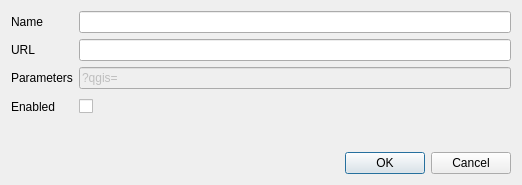
<?xml version="1.0" encoding="UTF-8"?>
<ui version="4.0">
 <author>Borys Jurgiel</author>
 <class>QgsPluginInstallerRepositoryDetailsDialogBase</class>
 <widget class="QDialog" name="QgsPluginInstallerRepositoryDetailsDialogBase">
  <property name="geometry">
   <rect>
    <x>0</x>
    <y>0</y>
    <width>522</width>
    <height>185</height>
   </rect>
  </property>
  <property name="sizePolicy">
   <sizepolicy hsizetype="Preferred" vsizetype="Preferred">
    <horstretch>0</horstretch>
    <verstretch>0</verstretch>
   </sizepolicy>
  </property>
  <property name="windowTitle">
   <string>Repository details</string>
  </property>
  <property name="statusTip">
   <string/>
  </property>
  <property name="whatsThis">
   <string/>
  </property>
  <layout class="QGridLayout">
   <item row="5" column="1" colspan="2">
    <widget class="QLabel" name="labelInfo">
     <property name="enabled">
      <bool>true</bool>
     </property>
     <property name="sizePolicy">
      <sizepolicy hsizetype="Expanding" vsizetype="Fixed">
       <horstretch>0</horstretch>
       <verstretch>0</verstretch>
      </sizepolicy>
     </property>
     <property name="palette">
      <palette>
       <active>
        <colorrole role="WindowText">
         <brush brushstyle="SolidPattern">
          <color alpha="255">
           <red>175</red>
           <green>0</green>
           <blue>0</blue>
          </color>
         </brush>
        </colorrole>
       </active>
       <inactive>
        <colorrole role="WindowText">
         <brush brushstyle="SolidPattern">
          <color alpha="255">
           <red>175</red>
           <green>0</green>
           <blue>0</blue>
          </color>
         </brush>
        </colorrole>
       </inactive>
       <disabled>
        <colorrole role="WindowText">
         <brush brushstyle="SolidPattern">
          <color alpha="255">
           <red>128</red>
           <green>128</green>
           <blue>128</blue>
          </color>
         </brush>
        </colorrole>
       </disabled>
      </palette>
     </property>
     <property name="font">
      <font>
       <weight>75</weight>
       <bold>true</bold>
      </font>
     </property>
     <property name="frameShape">
      <enum>QFrame::NoFrame</enum>
     </property>
     <property name="text">
      <string/>
     </property>
    </widget>
   </item>
   <item row="7" column="0" colspan="3">
    <widget class="QDialogButtonBox" name="buttonBox">
     <property name="orientation">
      <enum>Qt::Horizontal</enum>
     </property>
     <property name="standardButtons">
      <set>QDialogButtonBox::Cancel|QDialogButtonBox::Ok</set>
     </property>
    </widget>
   </item>
   <item row="0" column="0">
    <widget class="QLabel" name="label">
     <property name="sizePolicy">
      <sizepolicy hsizetype="Fixed" vsizetype="Preferred">
       <horstretch>0</horstretch>
       <verstretch>0</verstretch>
      </sizepolicy>
     </property>
     <property name="text">
      <string>Name</string>
     </property>
     <property name="buddy">
      <cstring>editName</cstring>
     </property>
    </widget>
   </item>
   <item row="4" column="1" colspan="2">
    <spacer name="verticalSpacer">
     <property name="orientation">
      <enum>Qt::Vertical</enum>
     </property>
     <property name="sizeHint" stdset="0">
      <size>
       <width>20</width>
       <height>40</height>
      </size>
     </property>
    </spacer>
   </item>
   <item row="1" column="1" colspan="2">
    <widget class="QLineEdit" name="editURL">
     <property name="toolTip">
      <string>Enter the repository URL, beginning with &quot;http://&quot;</string>
     </property>
     <property name="whatsThis">
      <string>Enter the repository URL, beginning with &quot;http://&quot;</string>
     </property>
     <property name="text">
      <string/>
     </property>
    </widget>
   </item>
   <item row="3" column="1">
    <widget class="QCheckBox" name="checkBoxEnabled">
     <property name="enabled">
      <bool>true</bool>
     </property>
     <property name="sizePolicy">
      <sizepolicy hsizetype="Fixed" vsizetype="Fixed">
       <horstretch>0</horstretch>
       <verstretch>0</verstretch>
      </sizepolicy>
     </property>
     <property name="toolTip">
      <string>Enable or disable the repository (disabled repositories will be omitted)</string>
     </property>
     <property name="whatsThis">
      <string>Enable or disable the repository (disabled repositories will be omitted)</string>
     </property>
     <property name="text">
      <string/>
     </property>
     <property name="checked">
      <bool>false</bool>
     </property>
    </widget>
   </item>
   <item row="2" column="0">
    <widget class="QLabel" name="label_3">
     <property name="text">
      <string>Parameters</string>
     </property>
     <property name="buddy">
      <cstring>editParams</cstring>
     </property>
    </widget>
   </item>
   <item row="2" column="1" colspan="2">
    <widget class="QLineEdit" name="editParams">
     <property name="enabled">
      <bool>false</bool>
     </property>
     <property name="text">
      <string>?qgis=</string>
     </property>
    </widget>
   </item>
   <item row="0" column="1" colspan="2">
    <widget class="QLineEdit" name="editName">
     <property name="toolTip">
      <string>Enter a name for the repository</string>
     </property>
     <property name="whatsThis">
      <string>Enter a name for the repository</string>
     </property>
    </widget>
   </item>
   <item row="1" column="0">
    <widget class="QLabel" name="label_2">
     <property name="text">
      <string>URL</string>
     </property>
     <property name="buddy">
      <cstring>editURL</cstring>
     </property>
    </widget>
   </item>
   <item row="3" column="2">
    <spacer>
     <property name="orientation">
      <enum>Qt::Horizontal</enum>
     </property>
     <property name="sizeType">
      <enum>QSizePolicy::Fixed</enum>
     </property>
     <property name="sizeHint" stdset="0">
      <size>
       <width>351</width>
       <height>23</height>
      </size>
     </property>
    </spacer>
   </item>
   <item row="3" column="0">
    <widget class="QLabel" name="label_4">
     <property name="text">
      <string>Enabled</string>
     </property>
     <property name="buddy">
      <cstring>checkBoxEnabled</cstring>
     </property>
    </widget>
   </item>
  </layout>
 </widget>
 <tabstops>
  <tabstop>editName</tabstop>
  <tabstop>editURL</tabstop>
  <tabstop>editParams</tabstop>
  <tabstop>checkBoxEnabled</tabstop>
  <tabstop>buttonBox</tabstop>
 </tabstops>
 <resources/>
 <connections>
  <connection>
   <sender>buttonBox</sender>
   <signal>accepted()</signal>
   <receiver>QgsPluginInstallerRepositoryDetailsDialogBase</receiver>
   <slot>accept()</slot>
   <hints>
    <hint type="sourcelabel">
     <x>276</x>
     <y>178</y>
    </hint>
    <hint type="destinationlabel">
     <x>157</x>
     <y>184</y>
    </hint>
   </hints>
  </connection>
  <connection>
   <sender>buttonBox</sender>
   <signal>rejected()</signal>
   <receiver>QgsPluginInstallerRepositoryDetailsDialogBase</receiver>
   <slot>reject()</slot>
   <hints>
    <hint type="sourcelabel">
     <x>344</x>
     <y>178</y>
    </hint>
    <hint type="destinationlabel">
     <x>286</x>
     <y>184</y>
    </hint>
   </hints>
  </connection>
 </connections>
</ui>
